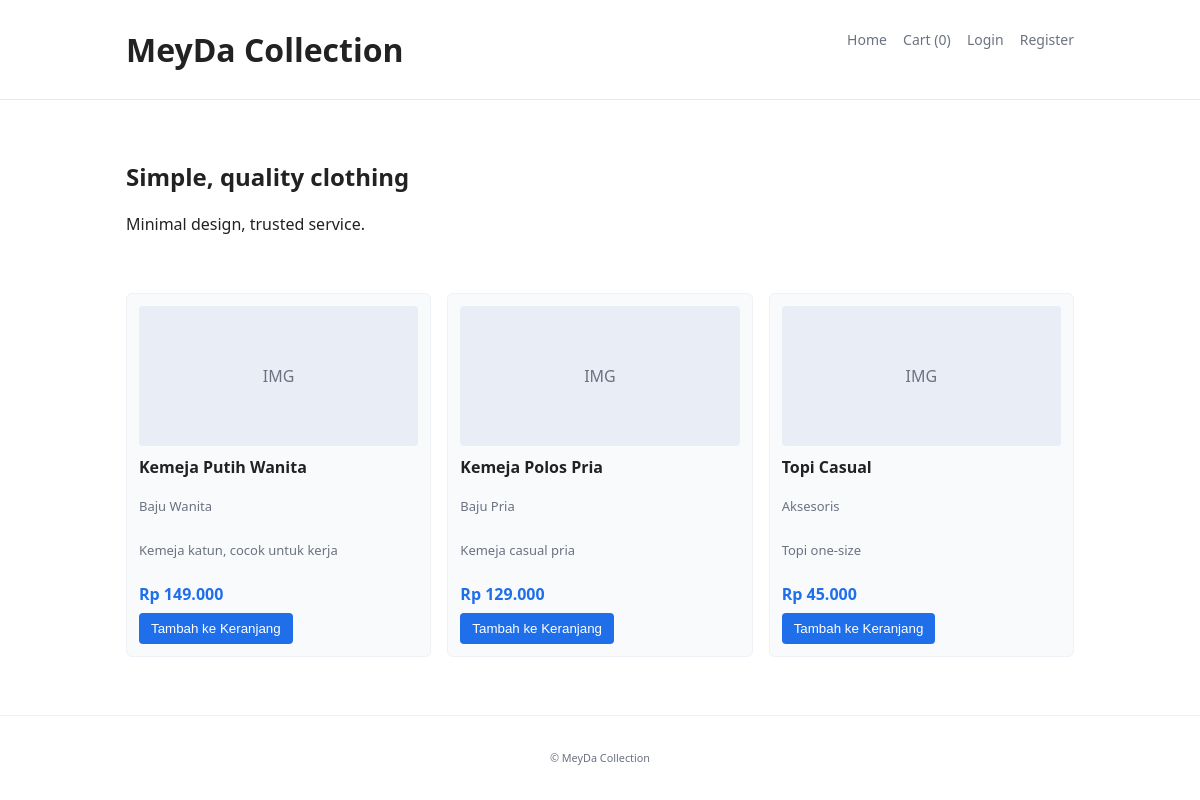
The page / on the database its author committed.
### tables this page shows
CREATE TABLE IF NOT EXISTS produk (
  id_produk INT AUTO_INCREMENT PRIMARY KEY,
  nama_produk VARCHAR(150) NOT NULL,
  id_kategori INT NOT NULL,
  deskripsi TEXT NULL,
  harga DECIMAL(12,2) NOT NULL,
  stok INT NOT NULL DEFAULT 0,
  gambar VARCHAR(255) NULL,
  created_at TIMESTAMP DEFAULT CURRENT_TIMESTAMP,
  CONSTRAINT fk_produk_kategori FOREIGN KEY (id_kategori) REFERENCES kategori_produk(id_kategori) ON UPDATE CASCADE ON DELETE RESTRICT
);

CREATE TABLE IF NOT EXISTS kategori_produk (
  id_kategori INT AUTO_INCREMENT PRIMARY KEY,
  nama_kategori VARCHAR(100) NOT NULL,
  deskripsi VARCHAR(255) NULL,
  created_at TIMESTAMP DEFAULT CURRENT_TIMESTAMP
);

### auth.php (called while the page is built, shortened)
<?php
function isLoggedIn() {
    return !empty($_SESSION['user_type']);
}
?>

### index.php (the view, shortened to what this page needs)
<?php
require_once __DIR__ . '/auth.php';
$pdo = getPDO();
$action = $_POST['action'] ?? $_GET['action'] ?? 'home';
function h($s){ return htmlspecialchars($s, ENT_QUOTES|ENT_SUBSTITUTE, 'UTF-8'); }
$stmt = $pdo->query("SELECT p.id_produk, p.nama_produk, p.deskripsi, p.harga, p.stok, k.nama_kategori FROM produk p JOIN kategori_produk k ON p.id_kategori = k.id_kategori ORDER BY p.created_at LIMIT 12");
$products = $stmt->fetchAll();
$cart_items = [];
$cart_total = 0.0;
?>
<!doctype html>
<html lang="id">
<head>
  <link rel="stylesheet" href="styles.css">
</head>
<body>
  <header class="site-header">
    <div class="container">
      <h1 class="brand">MeyDa Collection</h1>
      <nav class="nav">
        <a href="index.php">Home</a>
        <a href="index.php?action=cart">Cart (<?php echo array_sum($_SESSION['cart'] ?? []); ?>)</a>
        <?php if (isLoggedIn()): ?>
          <?php if (isCustomer()): ?>
            <a href="account.php">Hi, <?php echo htmlspecialchars($_SESSION['customer_name']); ?></a>
            <a href="auth.php?action=logout">Logout</a>
          <?php elseif (isStaff()): ?>
            <a href="admin/dashboard.php">Admin</a>
            <a href="auth.php?action=logout">Logout</a>
          <?php endif; ?>
        <?php else: ?>
          <a href="login.php?mode=customer">Login</a>
          <a href="register.php">Register</a>
        <?php endif; ?>
      </nav>
    </div>
  </header>
  <main class="container">
    <?php if ($action === 'cart'): ?>
      <h2>Keranjang</h2>
      <?php if (empty($cart_items)): ?>
        <p>Keranjang kosong.</p>
      <?php else: ?>
        <table class="cart">
          <thead><tr><th>Produk</th><th>Qty</th><th>Harga</th><th>Subtotal</th><th></th></tr></thead>
          <tbody>
            <?php foreach($cart_items as $it): ?>
              <tr>
                <td><?php echo h($it['nama']); ?></td>
                <td><?php echo (int)$it['qty']; ?></td>
                <td>Rp <?php echo number_format($it['harga'],0,',','.'); ?></td>
                <td>Rp <?php echo number_format($it['subtotal'],0,',','.'); ?></td>
                <td><a href="index.php?action=remove&id=<?php echo (int)$it['id']; ?>" class="link">Hapus</a></td>
              </tr>
            <?php endforeach; ?>
          </tbody>
          <tfoot>
            <tr><td colspan="3"><strong>Total</strong></td><td><strong>Rp <?php echo number_format($cart_total,0,',','.'); ?></strong></td><td></td></tr>
          </tfoot>
        </table>
        <form method="post" action="index.php?action=checkout">
          <input type="hidden" name="action" value="checkout">
          <button type="submit">Checkout</button>
        </form>
      <?php endif; ?>
    <?php else: ?>
      <section class="hero">
        <h2>Simple, quality clothing</h2>
        <p>Minimal design, trusted service.</p>
      </section>
      <section class="products-grid" aria-label="Featured products">
        <?php foreach ($products as $p): ?>
          <article class="product-card">
            <div class="product-img">IMG</div>
            <h3><?php echo h($p['nama_produk']); ?></h3>
            <p class="muted"><?php echo h($p['nama_kategori']); ?></p>
            <p class="desc"><?php echo h($p['deskripsi']); ?></p>
            <p class="price">Rp <?php echo number_format($p['harga'],0,',','.'); ?></p>
            <form method="post" action="index.php">
              <button type="submit"<?php echo $p['stok']<=0 ? ' disabled' : ''; ?>><?php echo $p['stok']>0 ? 'Tambah ke Keranjang' : 'Habis'; ?></button>
            </form>
          </article>
        <?php endforeach; ?>
      </section>
    <?php endif; ?>
  </main>
  <footer class="site-footer">
    <div class="container"><small>&copy; MeyDa Collection</small></div>
  </footer>
</body>
</html>

### styles.css (style rules this page uses)
:root { --bg: #ffffff; --text: #222222; --muted: #6b7280; --accent: #1f6feb; --card: #f8fafc; }
* { box-sizing:border-box }
body { font-family: system-ui, -apple-system, "Segoe UI", Roboto, Arial; margin:0; color:var(--text); background:var(--bg); }
.container { max-width:980px;margin:0 auto;padding:16px }
.site-header { border-bottom:1px solid #e6e9ee;padding:12px 0;background:var(--bg) }
.brand { margin:0;display:inline-block;font-weight:600 }
.nav { float:right }
.nav a { color:var(--muted);text-decoration:none;margin-left:12px;font-size:14px }
.hero { padding:24px 0 }
.products-grid { display:grid;grid-template-columns:repeat(auto-fit,minmax(220px,1fr));gap:16px;padding:18px 0 }
.product-card { background:var(--card);padding:12px;border:1px solid #eef2f6;border-radius:6px;display:flex;flex-direction:column;align-items:flex-start }
.product-img { width:100%;height:140px;background:#e9eef6;color:var(--muted);display:flex;align-items:center;justify-content:center;margin-bottom:10px;border-radius:4px }
.product-card h3 { margin:0 0 6px 0;font-size:16px }
.price { color:var(--accent);font-weight:600;margin-bottom:8px }
button { background:var(--accent);color:white;border:none;padding:8px 12px;border-radius:4px;cursor:pointer }
.site-footer { border-top:1px solid #eceff3;padding:16px 0;margin-top:24px;text-align:center;color:var(--muted);font-size:13px }
.muted { color:var(--muted);font-size:13px }
.desc { font-size:13px;color:var(--muted);margin-bottom:8px }

### rows shown on the page
produk: nama_produk "Kemeja Putih Wanita", id_kategori.nama_kategori "Baju Wanita", deskripsi "Kemeja katun, cocok untuk kerja", harga "149.000", stok "Tambah ke Keranjang"
produk: nama_produk "Kemeja Polos Pria", id_kategori.nama_kategori "Baju Pria", deskripsi "Kemeja casual pria", harga "129.000", stok "Tambah ke Keranjang"
produk: nama_produk "Topi Casual", id_kategori.nama_kategori "Aksesoris", deskripsi "Topi one-size", harga "45.000", stok "Tambah ke Keranjang"

### other values the page prints
array_sum($_SESSION['cart'] ?? []) "0"
